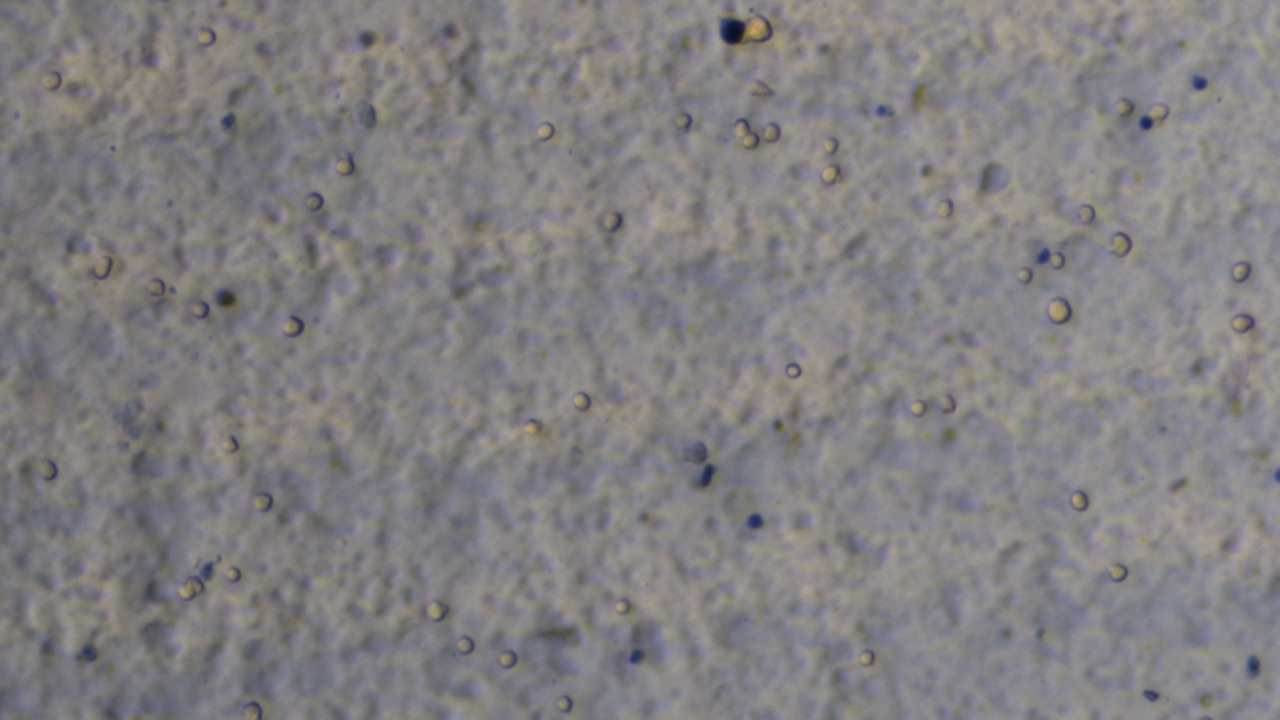
#> input picture input_images/cells/cells_1.jfif, 1280 x 720 px
$ python canny_edge.py
#> lines starting #> are read from the running program, lines starting #| are printed output that depends on the picture; after the words box and inside, x2 and y2 are one past the last pixel; in counts of white or black regions, pixels touching at a corner belong together
# -*- coding: utf-8 -*-
"""
Created on Wed Jun 22 05:51:56 2022

@author: sdeni
"""
import cv2
import numpy as np
from matplotlib import pyplot as plt
from skimage import img_as_float

img = cv2.imread("../input_images/cells/cells_1.jfif")
#> img is the input picture: shape (720, 1280, 3); mean B, G, R 129.3, 127.9, 130.4
gray = cv2.cvtColor(img, cv2.COLOR_BGR2GRAY)
cv2.imshow("clahse", gray)
median = cv2.medianBlur(gray, 15)
clahe = cv2.createCLAHE(clipLimit=1.0, tileGridSize=(8,8))
res = clahe.apply(gray)
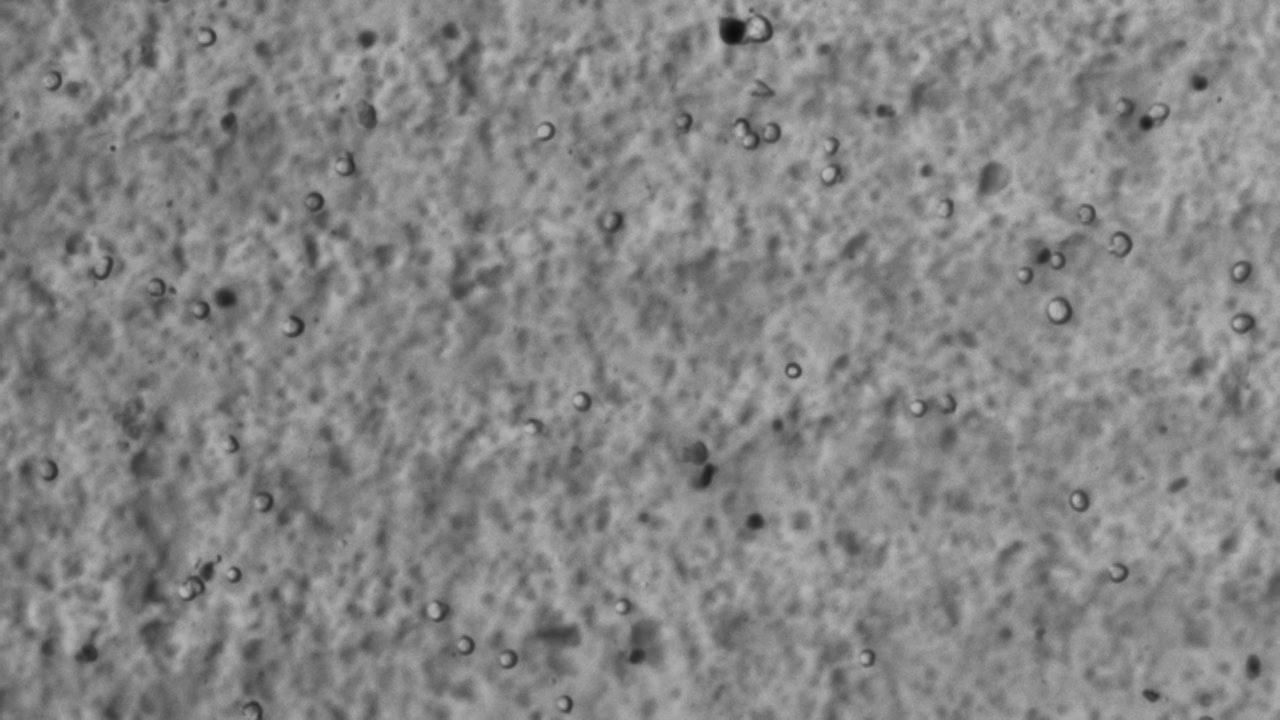
#> res: shape (720, 1280); min 13, max 188, mean 133.4

sigma = 0.3
median = np.median(img)
#> median = 130

lower = int(max(0,(1.0-sigma)*median))
#> lower = 91
upper = int(min(255, (1.0 +sigma)*median))
#> upper = 169

canny = cv2.Canny(img, lower, upper)
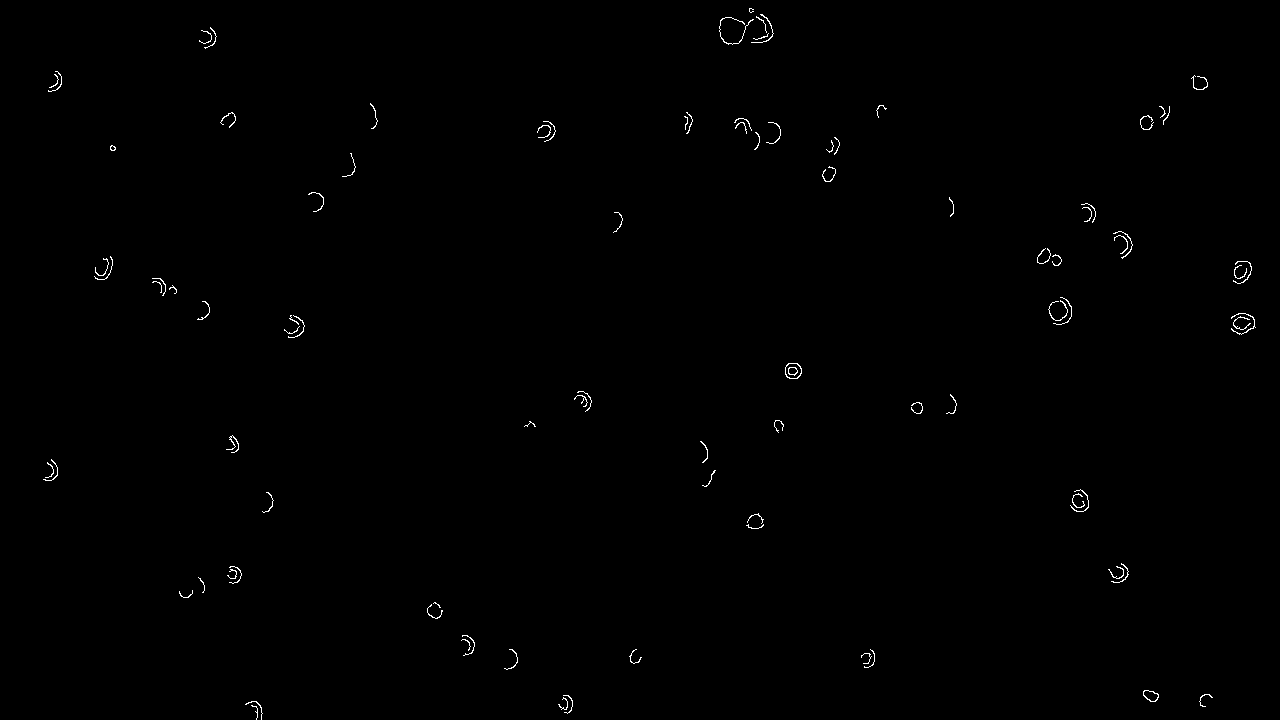
#> canny: shape (720, 1280); 0.36% white in thin lines or dots
ret, canny_b = cv2.threshold(canny, 0, 255, cv2.THRESH_BINARY_INV)
#> canny_b: shape (720, 1280); 99.6% white; black in thin lines or dots
cv2.imshow("canny",canny_b)

minDist = 300
param1 = 250 #500
param2 = 10 #200 #smaller value-> more false circles
minRadius = 0
maxRadius = 20

circles = cv2.HoughCircles(canny_b, cv2.HOUGH_GRADIENT, 1, minDist, param1=param1, param2=param2, minRadius=minRadius, maxRadius=maxRadius)
#> circles = [[1060.5, 310.5, 12.2], [732.5, 31.5, 12.2], [753.5, 521.5, 7.4], [293.5, 327.5, 10], [48.5, 77.5, 12.2], [1205.5, 699.5, 6.9], [250.5, 709.5, 8.2]]

count = 0

if circles is not None:
    circles = np.uint8(np.around(circles))
#> circles = [[36, 54, 12], [220, 32, 12], [242, 10, 7], [38, 72, 10], [48, 78, 12], [182, 188, 7], [250, 198, 8]]
    for i in circles[0,:]:
        cv2.circle(canny_b, (i[0], i[1]), i[2], (0, 255, 0), 2)
        count += 1
#> this loop made 7 passes
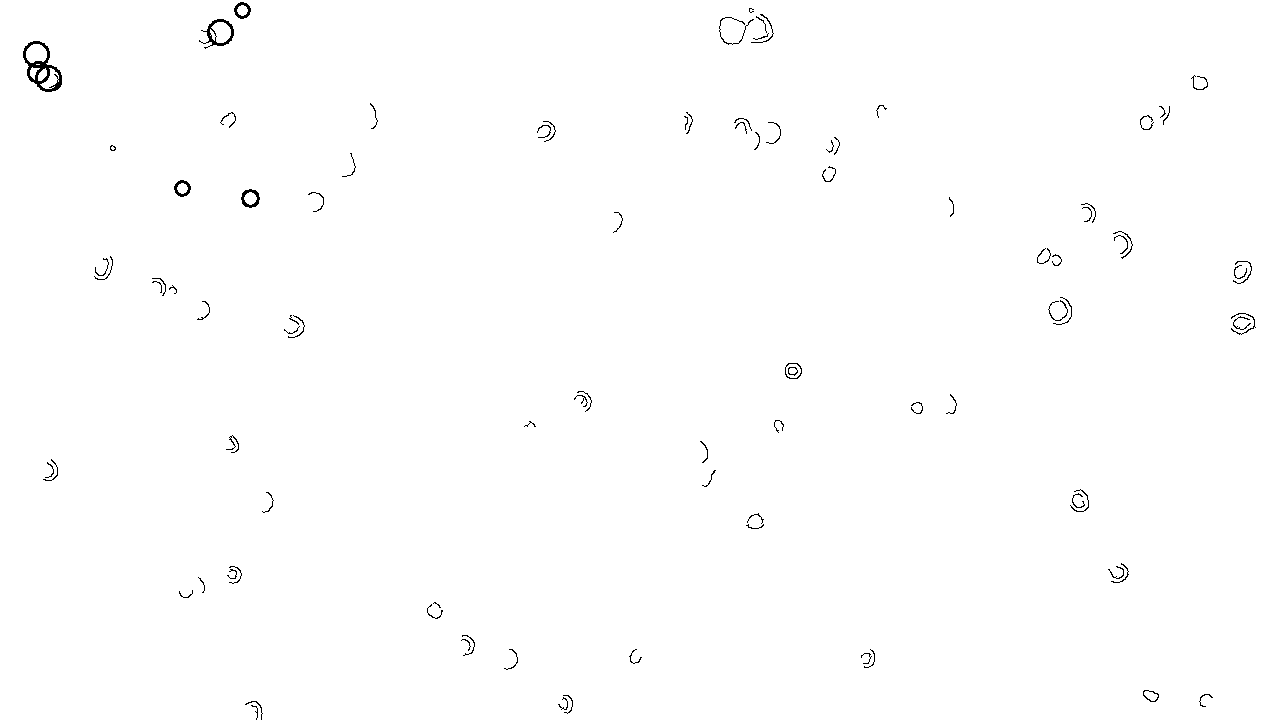
#> canny_b: shape (720, 1280); 99.5% white; black in thin lines or dots
#> after the loop, count = 7


print(count)
#| 7
cv2.imshow("clahe", res)
#cv2.imshow("circled",canny_b)
cv2.waitKey(0)
cv2.destroyAllWindows()

$ run again, with input_images/cells/cells_10.jfif copied over input_images/cells/cells_1.jfif
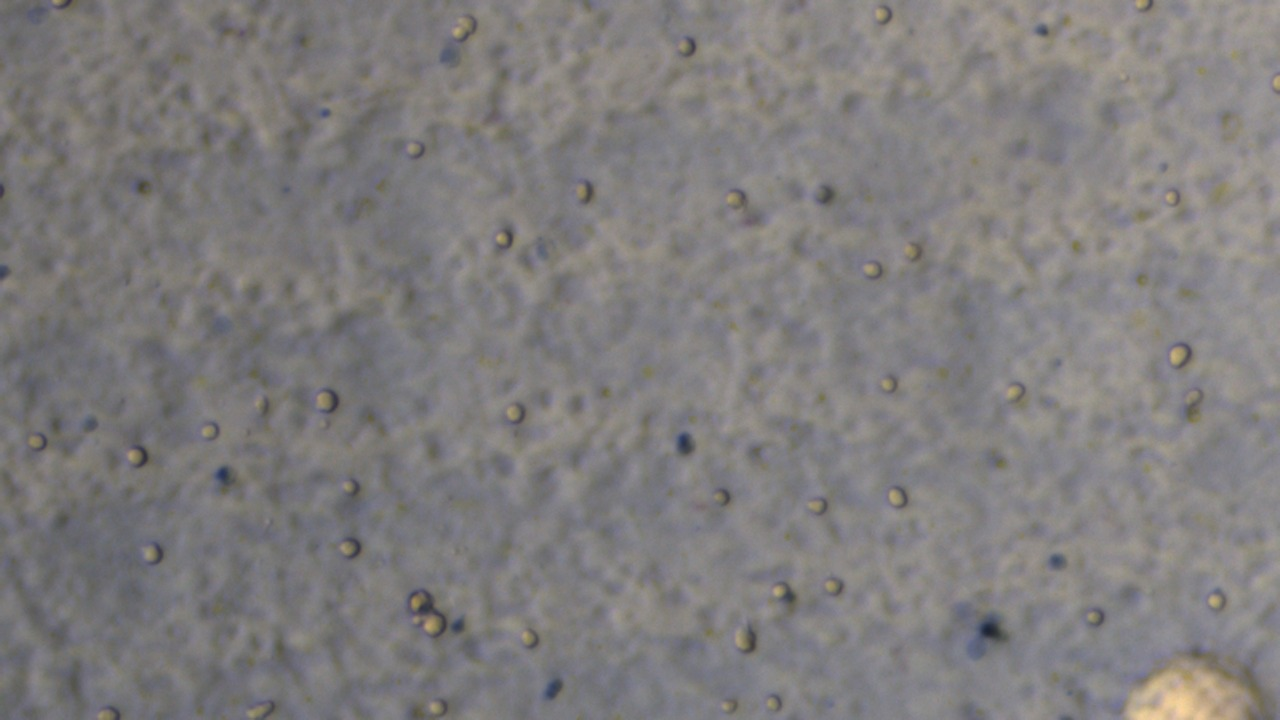
#> input picture input_images/cells/cells_10.jfif, 1280 x 720 px
#> img is the input picture: shape (720, 1280, 3); mean B, G, R 125.2, 125.1, 127.6
#> `res = clahe.apply(gray)`:
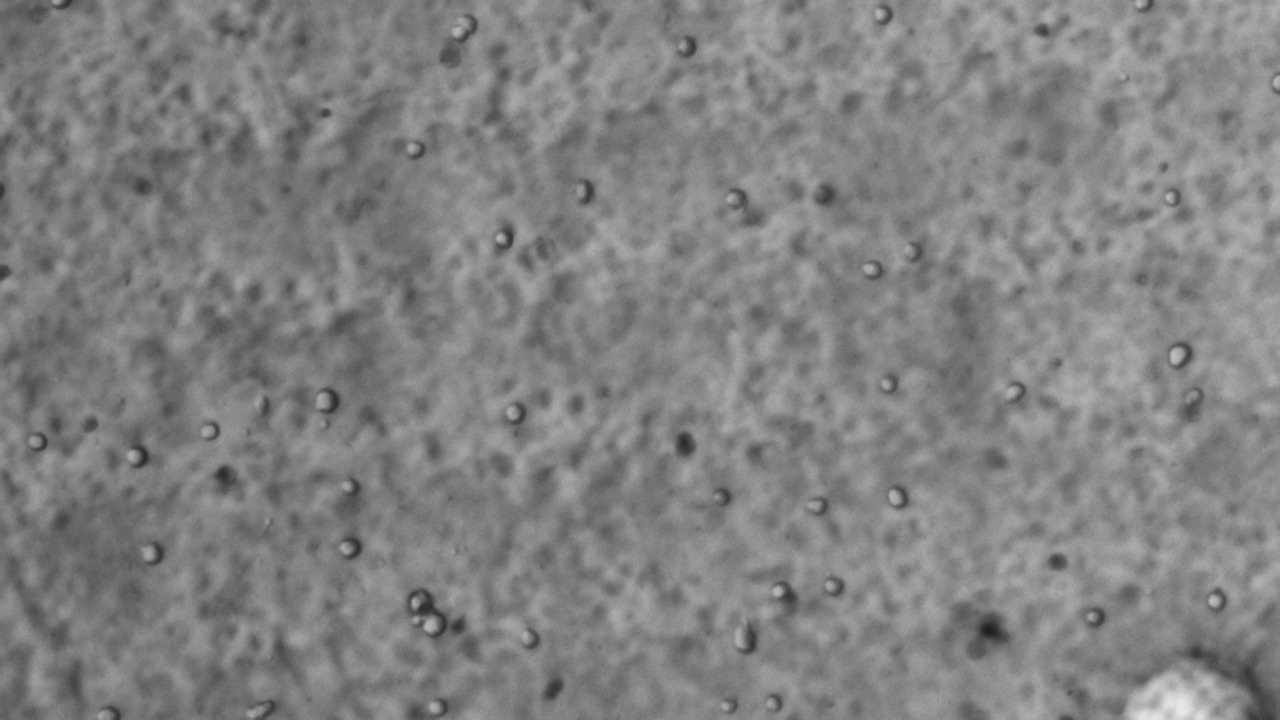
#> res: shape (720, 1280); min 29, max 233, mean 129.5
#> `median = np.median(img)`: median = 126
#> lower = 88
#> upper = 163
#> `canny = cv2.Canny(img, lower, upper)`:
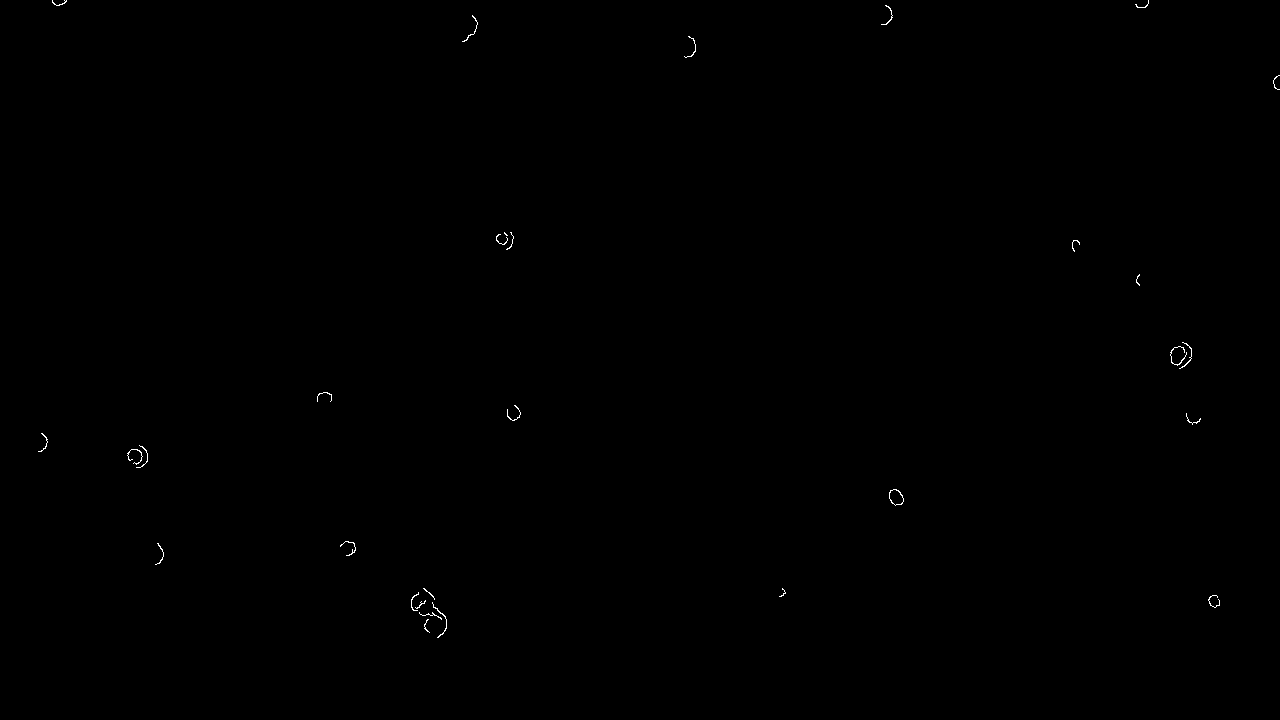
#> canny: shape (720, 1280); 0.11% white in thin lines or dots, all inside (x1, y1, x2, y2) = (38, 0, 1280, 638)
#> `circles = cv2.HoughCircles(canny_b, cv2.HOUGH_GRADIENT, 1, minDist, pa..`: circles = [[138.5, 456.5, 9.6], [1180.5, 353.5, 11.8], [435.5, 625.5, 11.4], [894.5, 499.5, 7.4], [883.5, 12.5, 8.4], [500.5, 237.5, 5]]
#> `circles = np.uint8(np.around(circles))`: circles = [[138, 200, 10], [156, 98, 12], [180, 114, 11], [126, 244, 7], [116, 12, 8], [244, 238, 5]]
#> the loop `for i in circles[0,:]:` made 6 passes
#> after the loop `for i in circles[0,:]:`: count = 6
#| 6

$ run again, with input_images/cells/cells_2.jfif copied over input_images/cells/cells_1.jfif
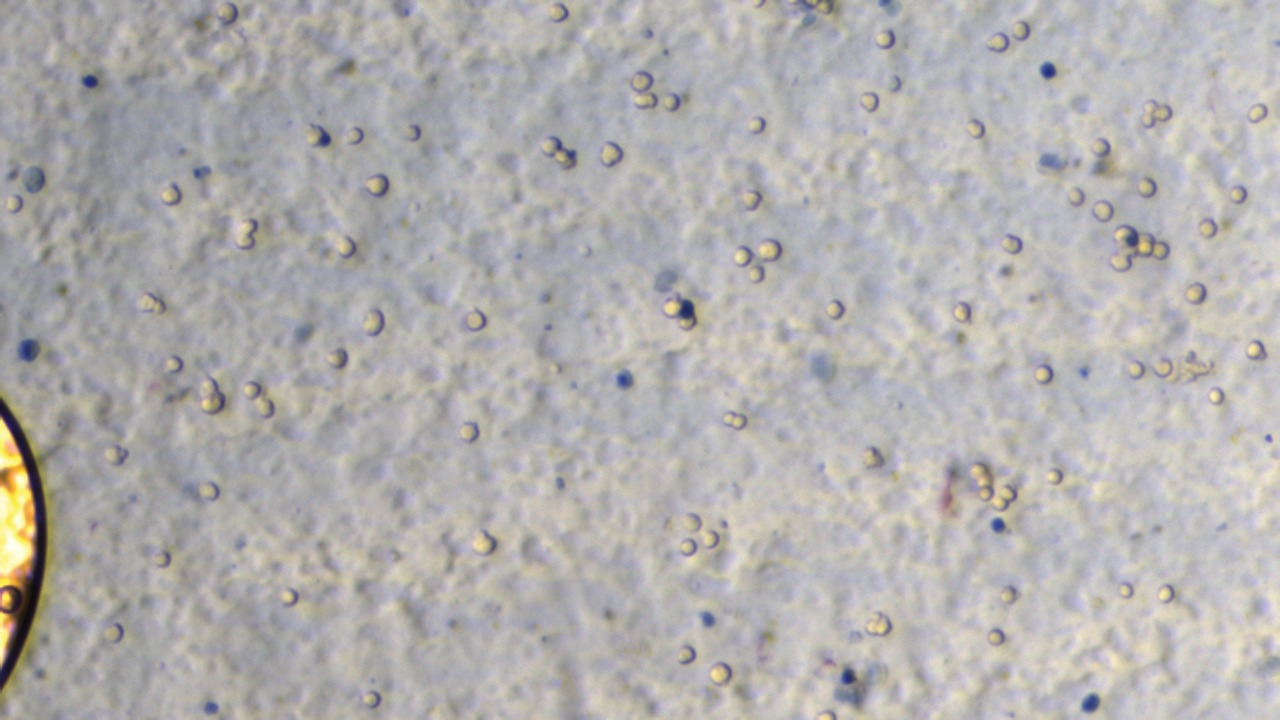
#> input picture input_images/cells/cells_2.jfif, 1280 x 720 px
#> img is the input picture: shape (720, 1280, 3); mean B, G, R 174.6, 175.6, 177.7
#> `median = np.median(img)`: median = 178
#> lower = 124
#> upper = 231
#> `canny = cv2.Canny(img, lower, upper)`:
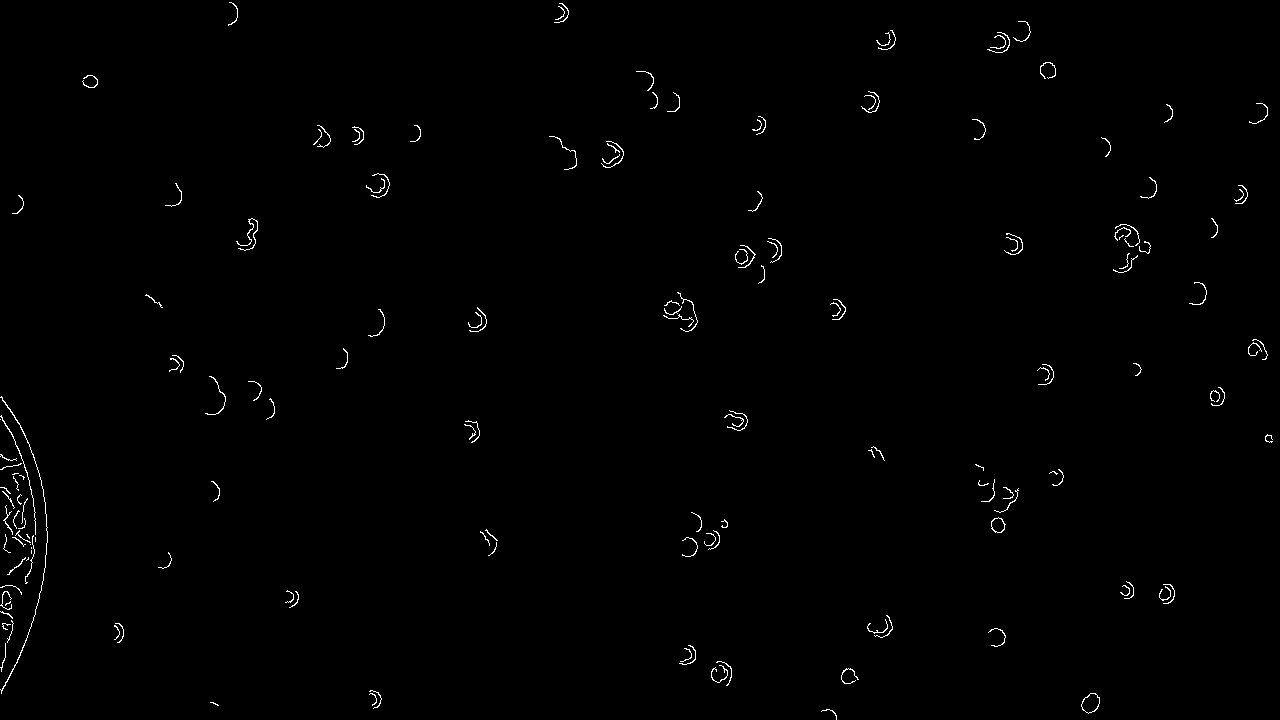
#> canny: shape (720, 1280); 0.63% white in thin lines or dots
#> `circles = cv2.HoughCircles(canny_b, cv2.HOUGH_GRADIENT, 1, minDist, pa..`: circles = [[29.5, 522.5, 17.2], [687.5, 546.5, 10.3], [354.5, 135.5, 9.6], [1048.5, 70.5, 7.4], [1090.5, 701.5, 9.4], [770.5, 250.5, 9.6], [1256.5, 349.5, 7.1], [13.5, 202.5, 10.2], [369.5, 696.5, 7.8]]
#> `circles = np.uint8(np.around(circles))`: circles = [[30, 10, 17], [176, 34, 10], [98, 136, 10], [24, 70, 7], [66, 190, 9], [2, 250, 10], [232, 94, 7], [14, 202, 10], [114, 184, 8]]
#> the loop `for i in circles[0,:]:` made 9 passes
#> after the loop `for i in circles[0,:]:`:
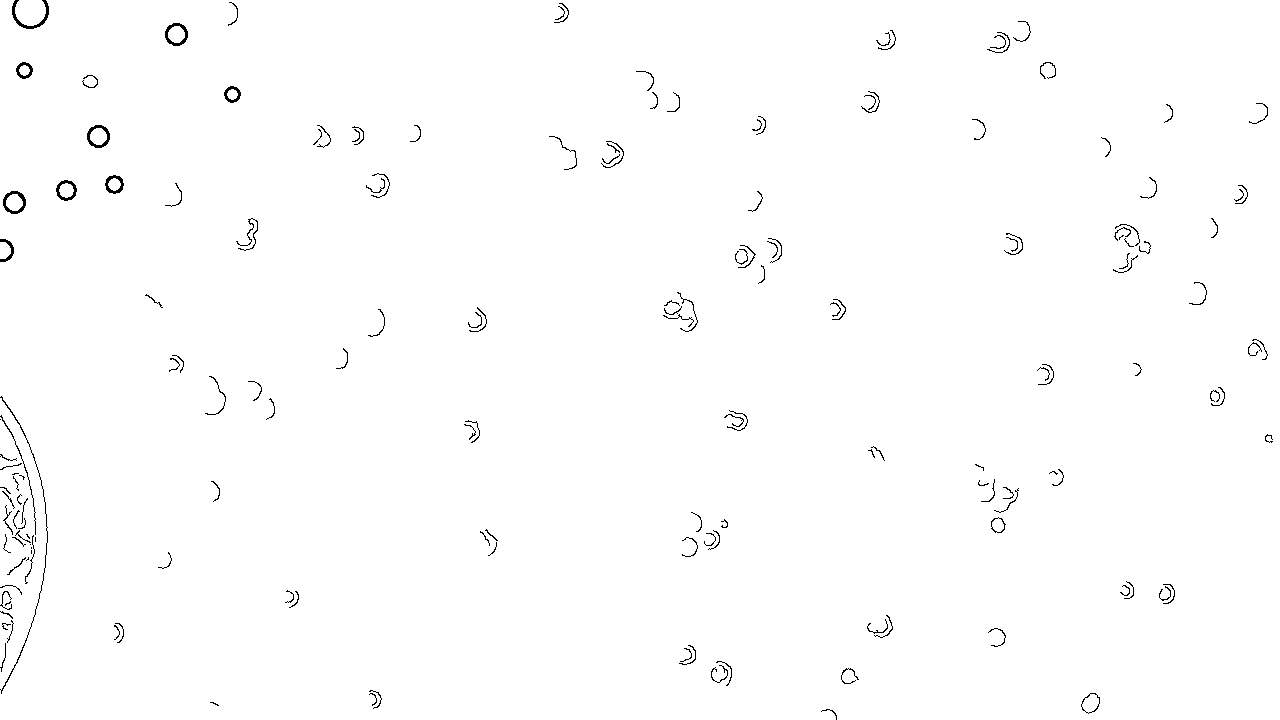
#> canny_b: shape (720, 1280); 99.2% white; black in thin lines or dots
#> after the loop `for i in circles[0,:]:`: count = 9
#| 9
